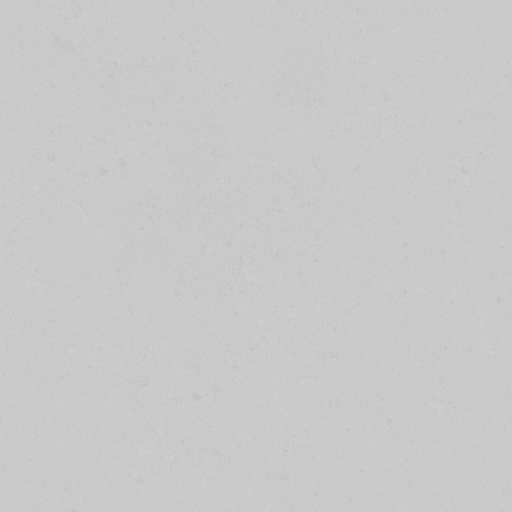
#> input picture assets/src/v2/riverbed/facies66/gravelly_sand_rough_1k.jpg, 1024 x 1024 px, given as the content of the folder ref/textures, which was not available (shown at 1/2 size)
$ python process_ai_textures.py out.png
#> lines starting #> are read from the running program, lines starting #| are printed output that depends on the picture; pictures that were not available may be replaced by others from this repository, and a replacement may not be noted
"""Method 1: turn AI-generated sprites (ref/textures/*.png|jpg) into clean game textures.

For each image: key out a transparent or pure-blue (#0000FF) background with blue-spill
removal and a soft 1 px edge, trim to the content, pad to the target aspect, and write
  web/public/assets/ai/<name>.png         colour + alpha
  web/public/assets/ai/<name>_n.png       normal map derived from luminance (for lighting)
plus a contact sheet for review. Names follow docs/ai_texture_prompts.md (A1a, B1b, ...).
"""
import glob, os, re, sys
import numpy as np
from PIL import Image, ImageFilter
from scipy import ndimage

SRC = "ref/textures"
OUT = "web/public/assets/ai"
os.makedirs(OUT, exist_ok=True)


def key_out(img):
    a = np.asarray(img.convert("RGBA"), np.float32) / 255
    rgb, alpha = a[..., :3], a[..., 3]
#> alpha: shape (1024, 1024) float32; every value is 1
    if alpha.min() > 0.99:  # no transparency: chroma-key pure blue
        r, g, b = rgb[..., 0], rgb[..., 1], rgb[..., 2]
        blueness = np.clip((b - np.maximum(r, g)) * 2.2 - 0.25, 0, 1)
#> blueness: shape (1024, 1024) float32; every value is 0
        alpha = 1 - blueness
        # despill: pull remaining blue down to the max of red/green near the edge
        spill = np.clip(b - np.maximum(r, g), 0, 1) * (alpha < 0.999)
        rgb[..., 2] = b - spill * 0.9
    alpha = ndimage.gaussian_filter(alpha, 0.6)
    alpha = np.clip((alpha - 0.15) / 0.7, 0, 1)
    # remove specks: keep components larger than 0.2% of the image
    lab, n = ndimage.label(alpha > 0.5)
#> lab: shape (1024, 1024) int32; every value is 1
#> n = 1
    if n > 1:
        sizes = ndimage.sum(np.ones_like(alpha), lab, range(1, n + 1))
        keep = np.isin(lab, 1 + np.nonzero(sizes > alpha.size * 0.002)[0])
        alpha *= ndimage.binary_dilation(keep, iterations=2)
    # bleed colour into transparent pixels so mip-maps don't show dark fringes
    solid = alpha > 0.5
#> solid: shape (1024, 1024) bool; every value is 1
    idx = ndimage.distance_transform_edt(~solid, return_distances=False, return_indices=True)
    rgb = rgb[idx[0], idx[1]]
    return np.dstack([rgb, alpha])


def trim(a, pad=0.02):
#> called with pad = 0.02
    ys, xs = np.nonzero(a[..., 3] > 0.05)
    if len(xs) == 0:
        return a
    y0, y1, x0, x1 = ys.min(), ys.max() + 1, xs.min(), xs.max() + 1
#> y0 = 0; y1 = 1024; x0 = 0; x1 = 1024
    p = int(max(a.shape) * pad)
#> p = 20
    return a[max(0, y0 - p):y1 + p, max(0, x0 - p):x1 + p]


def normal_from_lum(a, strength=2.0):
#> called with strength = 2
    lum = ndimage.gaussian_filter(a[..., :3] @ np.array([0.3, 0.55, 0.15], np.float32), 1.0)
    gy, gx = np.gradient(lum)
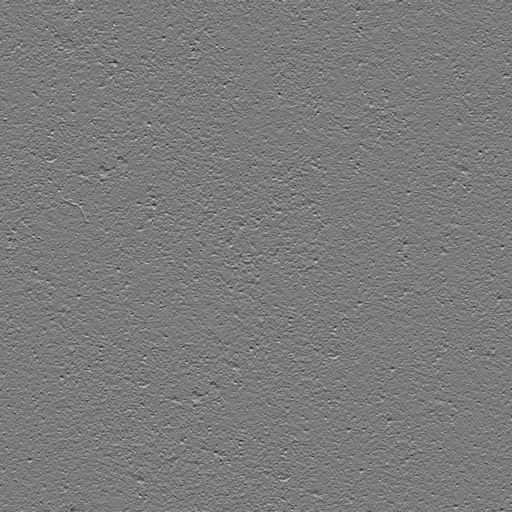
#> gy: shape (1024, 1024) float32 (shown at 1/2 size); min -0.0144, max 0.0155, mean 4.5e-07; drawn with min black and max white
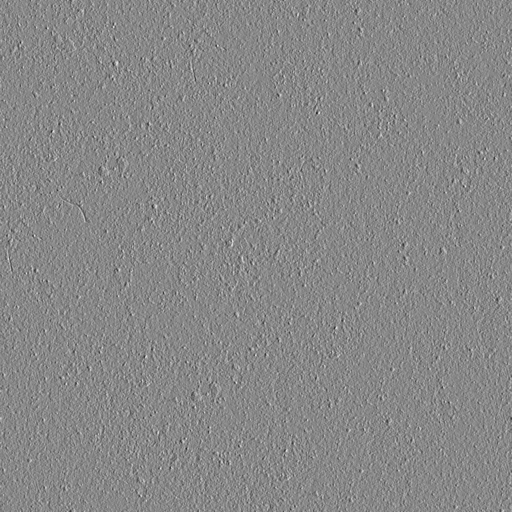
#> gx: shape (1024, 1024) float32 (shown at 1/2 size); min -0.0168, max 0.0147, mean -3.75e-07; drawn with min black and max white
    n = np.dstack([-gx * strength * 8, -gy * strength * 8, np.ones_like(lum)])
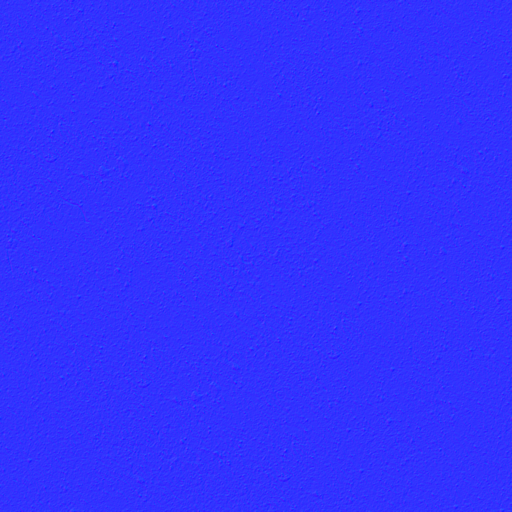
#> n: shape (1024, 1024, 3) float32 (shown at 1/2 size); mean of channels 0, 1, 2 6e-06, -7.2e-06, 1; drawn with min black and max white
    n /= np.linalg.norm(n, axis=-1, keepdims=True)
    return (n * 0.5 + 0.5)
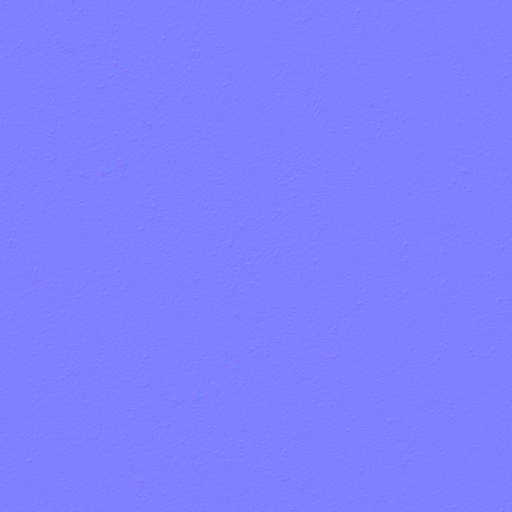
#> returned value: shape (1024, 1024, 3) float32 (shown at 1/2 size); mean of channels 0, 1, 2 0.5, 0.5, 1; drawn as R, G, B


def main():
    files = sorted(glob.glob(f"{SRC}/*.png") + glob.glob(f"{SRC}/*.jpg") + glob.glob(f"{SRC}/*.webp"))
    if not files:
        print("no images in", SRC); return
    thumbs = []
    for f in files:
        name = os.path.splitext(os.path.basename(f))[0]
        a = trim(key_out(Image.open(f)))
        size = 1024
        img = Image.fromarray((np.clip(a, 0, 1) * 255).astype(np.uint8), "RGBA")
        img.thumbnail((size, size), Image.LANCZOS)
        img.save(f"{OUT}/{name}.png", optimize=True)
        n = normal_from_lum(np.asarray(img, np.float32) / 255)
        Image.fromarray((n * 255).astype(np.uint8), "RGB").save(f"{OUT}/{name}_n.png", optimize=True)
        th = Image.new("RGBA", (256, 256), (60, 60, 60, 255))
        t = img.copy(); t.thumbnail((256, 256))
        th.alpha_composite(t, ((256 - t.width) // 2, (256 - t.height) // 2))
        thumbs.append(th)
        print(f"{name}: {img.size}")
#| gravelly_sand_rough_1k: (1024, 1024)
    cols = 5
    sheet = Image.new("RGBA", (cols * 260, ((len(thumbs) + cols - 1) // cols) * 260), (255, 255, 255, 255))
#> sheet: PIL image 1300x260 RGBA; every value is 255
    for i, t in enumerate(thumbs):
        sheet.alpha_composite(t, ((i % cols) * 260, (i // cols) * 260))
#> this loop made 1 pass
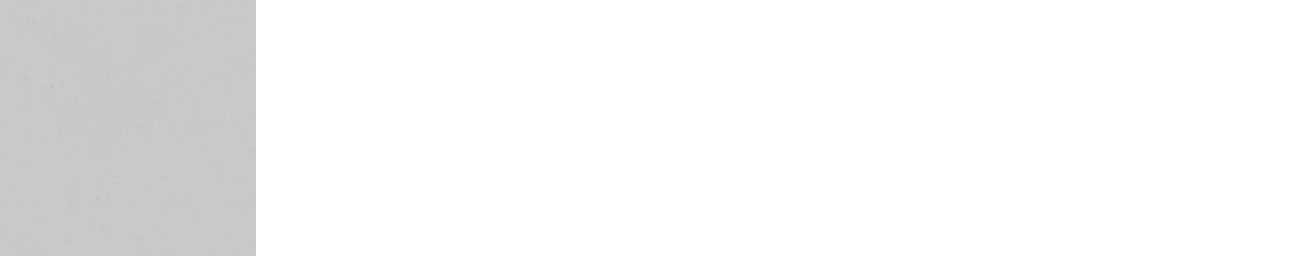
#> sheet: PIL image 1300x260 RGBA; mean R, G, B, A 244.5, 244.5, 244.5, 255
    sheet.convert("RGB").save(sys.argv[1] if len(sys.argv) > 1 else f"{OUT}/_sheet.jpg")


if __name__ == "__main__":
    main()
